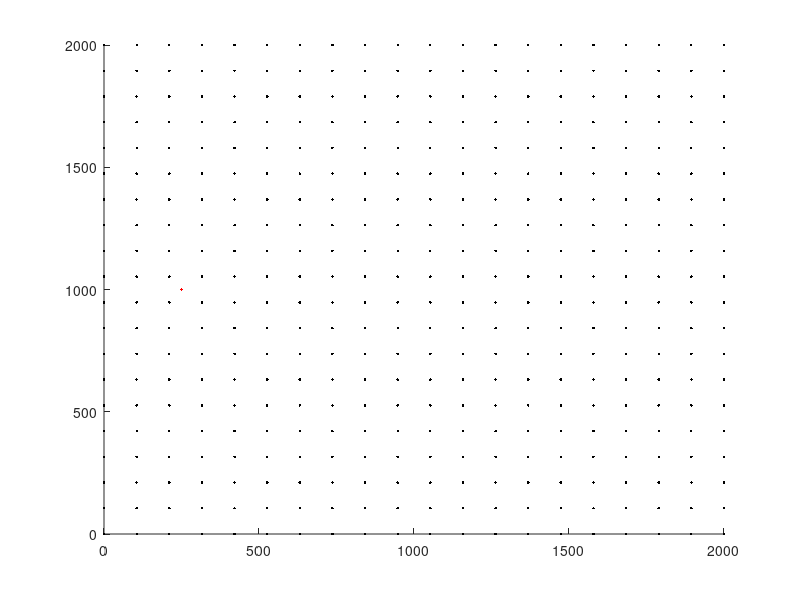

MATLAB code for this plot:
close all
clear all

CRYSTAL_STRUCTURE = 'bcc';
amag = 3.18e-4;
simName = date;

simTime = 0;
use_gpu = 0;
para_scheme = 0;
n_threads = 0;

MU = 1;
NU = 0.28;
a = 5;

% % No rotation matrix.
bVec = [1 1 1];
nVec = [-1 1 0];

% With rotation matrix.
% n1 = [1 0 0]; e1 = [1;-1;0]; e1 = e1/norm(e1);
% n2 = [0 1 0]; e2 = [1;1;1]; e2 = e2/norm(e2);
% n3 = cross(n1,n2); e3 = cross(e1,e2); e3 = e3/norm(e3);
% rotMatrix = [e1 e2 e3]';
% bVec = [0 1 0];
% nVec = [-1 0 0];
% 
% bVec * rotMatrix
% nVec * rotMatrix

planes = [1; 2; 3; 4; 5; 6];
dx = 2000;
dy = 2000;
dz = 2000;
mx = 20;
my = 20;
mz = 20;

mobility = @mobbcc1;
% mobility = @mobbcc_bb1b;
% simName = strcat(simName, '_bb');
simType = @NumTracVsAnaTrac;

Fsim = [];
Usim = [];
t = [];

vertices = [0, 0, 0; ...
            dx, 0, 0; ...
            0, dy, 0; ...
            dx, dy, 0; ...
            0, 0, dz; ...
            dx, 0, dz; ...
            0, dy, dz; ...
            dx, dy, dz];

plim = 12 / amag; %12microns

gridSize = mx;
x = linspace(0, dx, gridSize);
y = linspace(0, dy, gridSize);
z = linspace(0.5 * dz, 0.5 * dz, gridSize);
[X, Y] = meshgrid(x, y);
Z = meshgrid(z);

clear x y z;
len = 100;
xcoord = linspace(0, dx, gridSize);
ycoord = linspace(0, dy, gridSize);
%  xcoord = xcoord(2) / 4 % there were substantial differences
% xcoord = xcoord(2) / 2; % middle of first element.
xcoord = dx / 8; % eigth of the domain.
% xcoord = xcoord(2) / 2 * 5; % middle of third element.

ycoord = dy / 2; % middle of the domain
x = linspace(xcoord, xcoord, len);
y = linspace(ycoord, ycoord, len);
z = linspace(0, dz, len);
x1 = x(1);
y1 = y(1);
t = [0 0 1];
n = [1 0 0];
rn = zeros(len, 4);
rn(:, 1) = x;
rn(:, 2) = y;
rn(:, 3) = z;
links = zeros(len - 1, 8);
rn(1, 4) = 6;
rn(end, 4) = 6;
rn = [rn; x(1) y(1) -1000*dz 67; x(1) y(1) 1000*dz 67];

for i = 1:len - 1
    links(i, :) = [i, i + 1, bVec, nVec];
end
links = [links; len + 1, 1, bVec, nVec; len + 2, len, bVec, nVec];

hold on
plot3(rn(:, 1), rn(:, 2), rn(:, 3), 'r.')
plot3(X, Y, Z, 'k.')
hold off

u_dot = 0;
f_dot = 0;

loading = @staticSim;

CUDA_flag = false;
para_scheme = 1;

calculateTractions = @calculateNumericTractions;
simName = strcat('numeric_', simName);
% calculateTractions = @calculateAnalyticTractions;
% simName = strcat('analytic_', simName);
plotFreq = 10;
saveFreq = 1e9;%4*plotFreq;

lmin = 10 * a;
lmax = 2.5*lmin;

addpath '../../../'
Bcoeff = struct('screw', 10, 'edge', 1, 'climb', 1e10, 'line', 1e-4);
% dt0 = 1e9;
% totalSimTime = 1e12;
